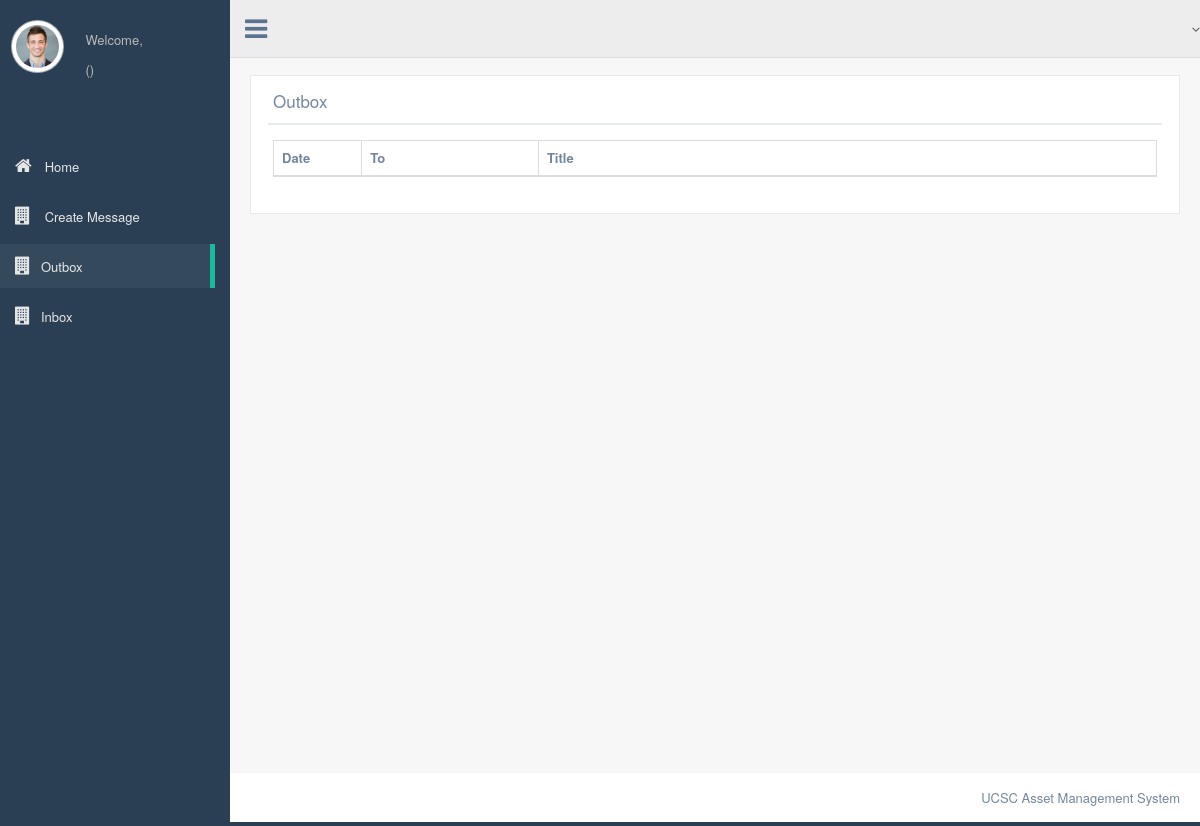
Page /outbox.php on the earlier database version.
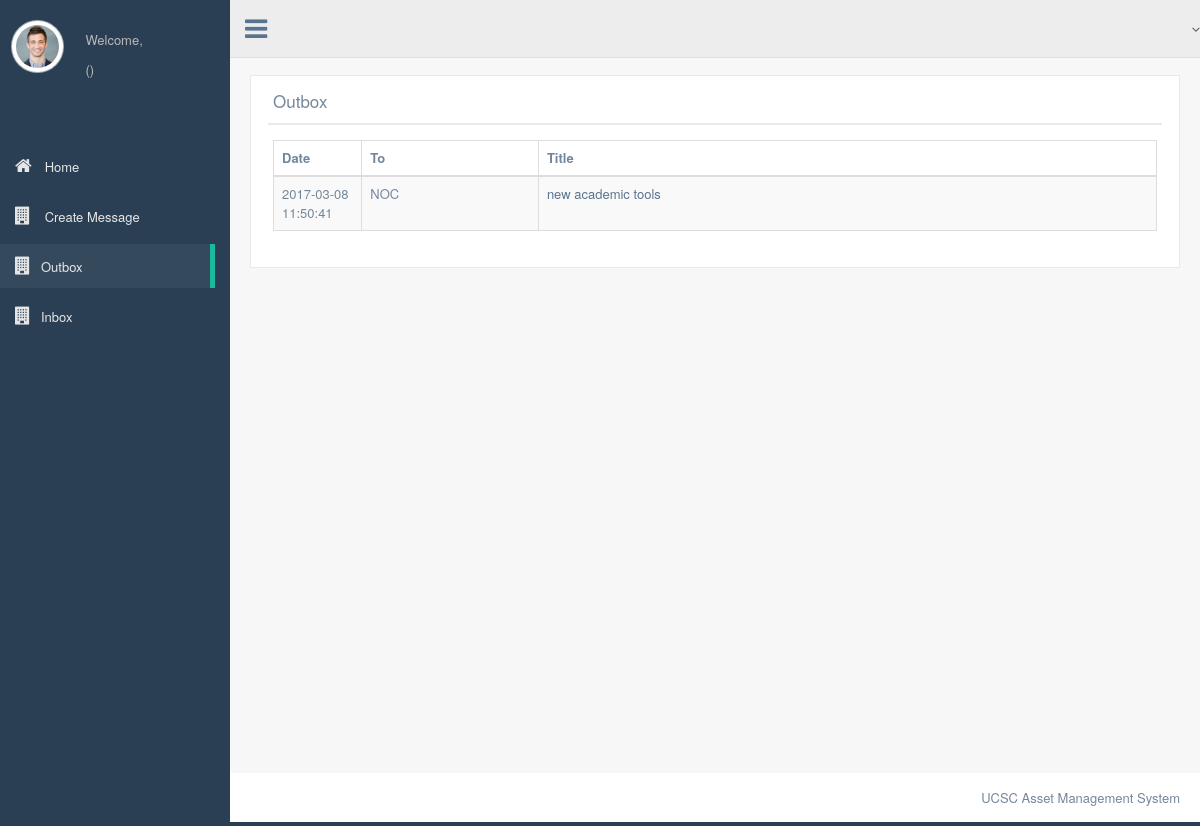
Same page on the later database version.
### tables this page shows
CREATE TABLE `message` (
  `Message_id` int(11) NOT NULL,
  `From_Division` varchar(4) NOT NULL,
  `To_Division` varchar(4) NOT NULL,
  `Title` varchar(100) NOT NULL,
  `Message` text NOT NULL,
  `Date_Time` datetime NOT NULL DEFAULT CURRENT_TIMESTAMP,
  `Message_read` tinyint(4) DEFAULT '0'
);

### server_access.php (called while the page is built, shortened)
<?php
class dbConnect
{
    private static $instance = NULL;
    private function __construct(){
        $this->dbh=new mysqli(DB_HOST, DB_USER, DB_PASSWORD, DB_DATABASE);
        return $this->dbh;
    }
    public static function connect(){
        if (self::$instance == NULL){
            self::$instance = new dbConnect();
        }
        return self::$instance;
    }
}

### function.php (called while the page is built, shortened)
<?php
include "server_access.php";
class FAssetClerk{
    private $db = NULL;
    function __construct(){
        $this->db = dbConnect::connect();
    }
   function get_outbox($div){
       $que = "SELECT * FROM message WHERE From_Division='$div'";
       $res= $this->db->dbh->query($que);
       return $res;
   }
}

### outbox.php (the view, shortened to what the changed rows need)
<?php
include "./function.php";
$log = new FAssetClerk();
$user_details = $_SESSION['user_details']; $level = $log->retrieve_user_level_name($user_details['user_level']);
$division = $user_details['division'];
$messages = $log->get_outbox($division);
?>
<!DOCTYPE html>
<html lang="en">
<head>
    <link href="css/bootstrap.min.css" rel="stylesheet">
    <link href="fonts/css/font-awesome.min.css" rel="stylesheet">
    <link href="css/animate.min.css" rel="stylesheet">
    <link href="css/custom.css" rel="stylesheet">
    <link href="css/icheck/flat/green.css" rel="stylesheet">
    <link href="js/datatables/jquery.dataTables.min.css" rel="stylesheet" type="text/css" />
    <link href="js/datatables/buttons.bootstrap.min.css" rel="stylesheet" type="text/css" />
    <link href="js/datatables/fixedHeader.bootstrap.min.css" rel="stylesheet" type="text/css" />
    <link href="js/datatables/responsive.bootstrap.min.css" rel="stylesheet" type="text/css" />
    <link href="js/datatables/scroller.bootstrap.min.css" rel="stylesheet" type="text/css" />
</head>
<body class="nav-md">
<div class="container body">
<div class="main_container">
<div class="right_col" role="main">
    <div class="">
        <div class="row">
            <div class="col-md-12 col-sm-12 col-xs-12">
                <div class="x_panel">
                    <div class="x_title">
                        <h2>Outbox</h2>
                    </div>
                    <div class="x_content">
                        <table class="table table-striped table-bordered">
                            <col width="10%">
                            <col width="20%">
                            <col width="70%">
                            <thead>
                            <th>Date</th>
                            <th>To</th>
                            <th>Title</th>
                            </thead>
                            <tbody>
                                <?php
                                    while ($row = $messages->fetch_assoc()){
                                        echo "<tr><td>".$row['Date_Time']."</td><td>".$row['To_Division']."</td><td><a href='read_message.php?i=".$row['Message_id']."'>".$row['Title']."</a></td></tr>";
                                    }
                                ?>
                            </tbody>
                        </table>
                    </div>
                </div>
                </div>
            </div>
        </div>
</div></div>
</body>
</html>

Differences in the rows shown:
added message: Date_Time "2017-03-08 11:50:41", To_Division "NOC", Title "new academic tools"
